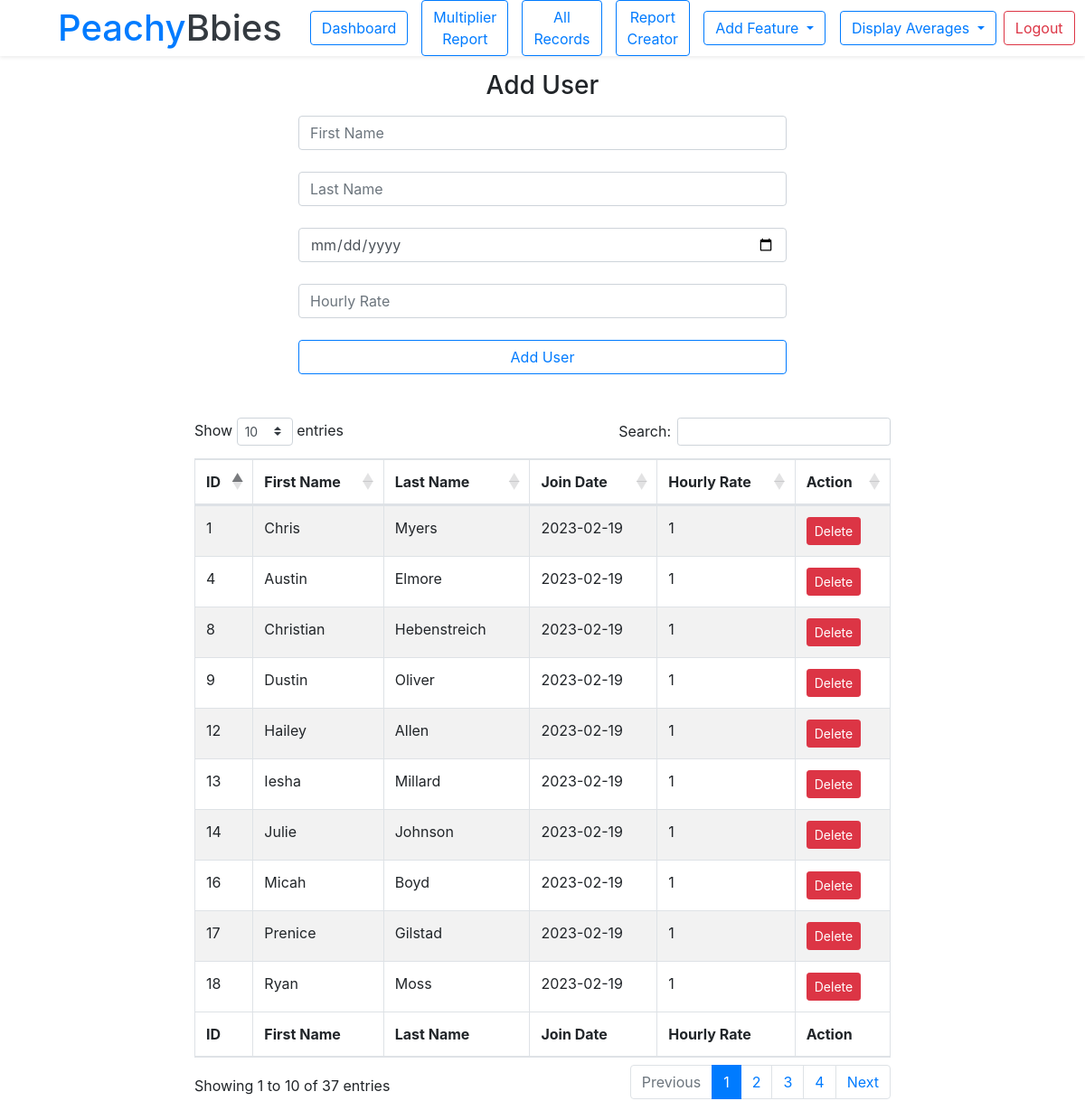
The page /addUser.php (signed in) on the database its author committed.
### tables this page shows
CREATE TABLE `employee` (
  `id` int(11) NOT NULL,
  `first_name` varchar(255) NOT NULL,
  `last_name` varchar(255) NOT NULL,
  `join_date` date NOT NULL,
  `hourly_rate` double NOT NULL DEFAULT 1,
  `status` int(11) NOT NULL DEFAULT 0
);

### addUser.php (the view, shortened to what this page needs)
<!doctype html>
<html lang="en">
<head>
    <?php include('header/header.php'); ?>
</head>
<body>
<?php include('navbar.php') ?>
<div class="container">
    <div class="row text-center mt-3">
        <div class="col-12 col-md-12 col-sm-12">
            <h3>Add User</h3>
        </div>
    </div>
    <div class="row my-2 justify-content-center">
        <div class="col-12 col-md-6 col-sm-12">
            <form action="forms/user.php" method="post">
                <input type="text" class="form-control" name="firstName" placeholder="First Name"
                       required="required"/>
                <br>
                <input type="text" class="form-control" name="lastName" placeholder="Last Name"
                       required="required"/>
                <br>
                <input type="date" class="form-control" name="joinDate" placeholder="Join Date" required="required">
                <br>
                <input type="number" step="0.1" class="form-control" name="hourlyRate" placeholder="Hourly Rate"
                       required="required">
                <br>
                <input class="btn btn-outline-primary form-control" name="submit" type="submit" value="Add User"/>
            </form>
        </div>
    </div>
</div>
<div class="container-fluid mt-5">
    <div class="row justify-content-center">
        <div class="col-12 col-md-8 col-sm-12">
            <table id="employee_data" class="table table-striped table-bordered" cellspacing="0" width="100%">
                <thead>
                <tr>
                    <th>ID</th>
                    <th>First Name</th>
                    <th>Last Name</th>
                    <th>Join Date</th>
                    <th>Hourly Rate</th>
                    <th>Action</th>
                </tr>
                </thead>
                <tbody>
                <?php require 'connection.php' ?>
                <?php
                $sql = "SELECT * FROM `employee` where status = 0";
                $result = $conn->query($sql);
                if ($result->num_rows > 0) {
                    while ($row = $result->fetch_assoc()) {
                        ?>
                        <tr>
                            <td><?php echo $row["id"] ?></td>
                            <td><?php echo $row["first_name"] ?></td>
                            <td><?php echo $row["last_name"] ?></td>
                            <td><?php echo $row["join_date"] ?></td>
                            <td><?php echo $row["hourly_rate"] ?></td>
                            <td>
                                <a class="btn btn-danger btn-sm"
                                   href="forms/deleteUser.php?id=<?php echo $row['id'] ?>">Delete</a>
                            </td>
                        </tr>
                        <?php
                    }
                } ?>
                </tbody>
                <tfoot>
                <tr>
                    <th>ID</th>
                    <th>First Name</th>
                    <th>Last Name</th>
                    <th>Join Date</th>
                    <th>Hourly Rate</th>
                    <th>Action</th>
                </tr>
                </tfoot>
            </table>
        </div>
    </div>
</div>
</body>
</html>

### rows shown on the page
employee: id "1", first_name "Chris", last_name "Myers", join_date "2023-02-19", hourly_rate "1"
employee: id "4", first_name "Austin", last_name "Elmore", join_date "2023-02-19", hourly_rate "1"
employee: id "8", first_name "Christian", last_name "Hebenstreich", join_date "2023-02-19", hourly_rate "1"
employee: id "9", first_name "Dustin", last_name "Oliver", join_date "2023-02-19", hourly_rate "1"
employee: id "12", first_name "Hailey", last_name "Allen", join_date "2023-02-19", hourly_rate "1"
employee: id "13", first_name "Iesha", last_name "Millard", join_date "2023-02-19", hourly_rate "1"
employee: id "14", first_name "Julie", last_name "Johnson", join_date "2023-02-19", hourly_rate "1"
employee: id "16", first_name "Micah", last_name "Boyd", join_date "2023-02-19", hourly_rate "1"
employee: id "17", first_name "Prenice", last_name "Gilstad", join_date "2023-02-19", hourly_rate "1"
employee: id "18", first_name "Ryan", last_name "Moss", join_date "2023-02-19", hourly_rate "1"
